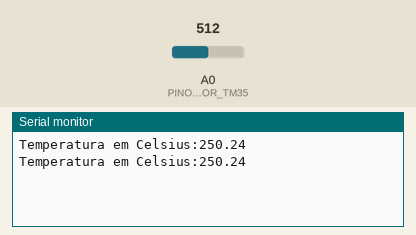
Simulated run of this sketch. Board: Arduino Uno, built with avr-gcc and run on an emulated ATmega328P. On the bench: the last lines printed to the serial monitor. The inputs (shaded band) are chosen by the test bench; at power-on: A0 (PINO_SENSOR_TM35) = 512.

Above: at 2.8 s.
2.9 s: A0 (PINO_SENSOR_TM35) set to 716
At 4.3 s:
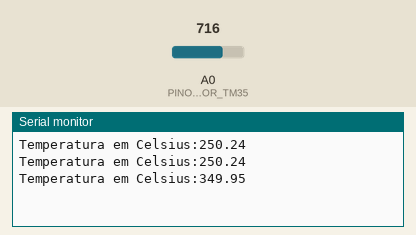
5.6 s: A0 (PINO_SENSOR_TM35) set to 900
At 7.1 s:
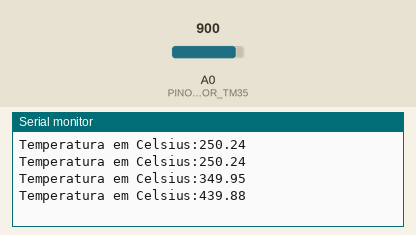
Timing chart, 0 to 8.6 s (numbered marks = the images above; inputs shaded):
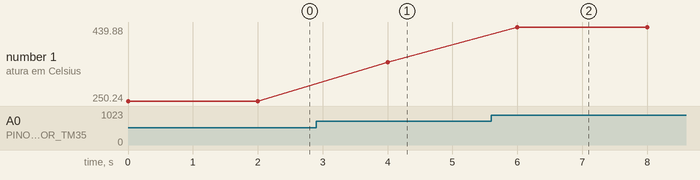

The sketch:

exercicio09.ino
```cpp
/**
 * CÓDIGO PARA ARDUINO (extensão .ino)
 *
 * 9. Faça um programa que leia o valor de um sensor de temperatura TM35, que
 * varia de 0 a 1023, onde 0 corresponde a 0 Volts e 1023 corresponde a 5 Volts.
 * Além disso, sabemos que 1ºC é igual a 10mV. Com isso, podemos considerar a
 * seguinte equação:
 *
 * Temperatura em ºC = (TM35 * (5V/1023)) / 10mV
 */

#define CINCO_VOLTS 5.0
#define FATOR_CINCO_VOLTS 1023
#define UM_GRAU_C_EM_VOLTS 0.01

#define PINO_SENSOR_TM35 0

void setup() {
  Serial.begin(9600);
}

void loop() {
  int sensorTM35;
  float temperaturaCelsius;

  sensorTM35 = analogRead(PINO_SENSOR_TM35);

  temperaturaCelsius = (sensorTM35 * (CINCO_VOLTS / FATOR_CINCO_VOLTS)) / UM_GRAU_C_EM_VOLTS;

  Serial.print("Temperatura em Celsius:");
  Serial.println(temperaturaCelsius);
  delay(2000);
}
```

exercicio01.c
```cpp
/**
 * 1.Escreva um programa que leia 3 valores reais: a, b, c.
 * Calcule e escreva a média aritmética.
 */

#include <stdio.h>

#define QTD_VALORES 3

int main() {
	float a, b,c,media;

	printf("Informe o valor de a: ");
	scanf("%f",&a);
	printf("Informe o valor de b: ");
	scanf("%f",&b);
	printf("Informe o valor de c: ");
	scanf("%f",&c);
	//ou
	printf("Informe os valores de a, b e c: ");
	scanf("%f %f %f", &a, &b, &c);

	media  = (a+b+c)/QTD_VALORES;

	printf("A media aritmetica eh: %.2f", media);

	getchar();
	return 0;
}
```

exercicio02.c
```cpp
#include <stdio.h>

int main() {
	float salario, gratif, imposto;

	printf("Informe seu salario-base:");
	scanf("%f", &salario);

	gratif = salario * 0.05;
	imposto = salario * 0.07;
	salario = salario + gratif - imposto;

	printf("O seu salario eh de : %.2f reais\n",salario);

	getchar();
	return 0;
}

/* Faça um programa que receba o salário-base de um funcionário,
calcule e mostre o salário a receber, sabendo-se que esse funcionário recebe gratificação
 de 5% sobre o salário-base e paga imposto de 7% sobre o salário-base.*/
```

exercicio03.c
```cpp
/**
 * 3. Faça um programa que receba o valor de um único depósito e o valor da taxa de juros do mês,
 * calcule e mostre o valor do rendimento e o valor final total depois do rendimento de um mês.
 */

#include <stdio.h>

int main() {
	float deposito, taxa, rendimento, valor_final;

	printf("Informe o valor do deposito: ");
	scanf("%f",&deposito);
	printf("Informe a taxa de juros do mes:");
	scanf("%f",&taxa);

	rendimento = deposito * (taxa/100);
	valor_final = deposito + rendimento;

	printf("Rendimento: %.2f\n",rendimento);
	printf("Valor Final: %.2f",valor_final);

	getchar();
	return 0;
}
```

exercicio04.c
```cpp
/**
 * 4. O custo ao consumidor de um carro novo é a soma do preço de fábrica com o percentual de lucro do distribuidor
 * e dos impostos aplicados ao preço de fábrica. Faça um programa na Linguagem C que receba o preço de fábrica de
 * um veículo, o percentual de lucro do distribuidor e o percentual de impostos. Calcule e mostre:
 *
 * a. O valor correspondente ao lucro do distribuidor;
 * b. O valor correspondente aos impostos;
 * c. O preço final do veículo.
 */

#include <stdio.h>
int main() {
	float valorFabrica, valorFinal, valorLucro, valorImposto, percentLucro, percentImposto;

	printf("Preco do Veiculo: ");
	scanf("%f",&valorFabrica);
	printf("Percentual de lucro do Distribuidor: ");
	scanf("%f",&percentLucro);
	printf("Percentual de Imposto: ");
	scanf("%f",&percentImposto);

	valorLucro = valorFabrica * (percentLucro/100);
	valorImposto = valorFabrica * (percentImposto/100);
	valorFinal = valorFabrica + valorLucro + valorImposto;

	printf("Valor Lucro do Distribuidor: %.2f\n",valorLucro);
	printf("Valor Imposto: %.2f\n",valorImposto);
	printf("Valor Final do Veiculo: %.2f\n",valorFinal);

	getchar();
	return 0;
}
```

exercicio06.c
```cpp
/*6- Para sabermos quanto vamos pagar pela conta de energia elétrica,
multiplicamos a potência do eletrodoméstico (watts) pelo número médio de
horas que o mesmo permanece ligado por dia. Sabendo-se que o quilowatt-hora (kwh)
custa R$ 0.39, faça um programa em linguagem C que receba a potência do
eletrodoméstico (watts),o tempo que ele fica ligado por dia (horas), calcule e mostre:
a. Quantos kwh o eletrodoméstico gasta num mês;
b. O valor, em reais, a ser pago num mês com desconto de 15%;
c. Quantos kwh o eletrodoméstico gasta num ano. */

#include <stdio.h>

int main()
{
	float potenciaW, potenciaKw, qtdHorasDia, kwhMes, kwhAno, valorAPagar;

	printf("Informe a potencia do eletrodomestico: ");
	scanf("%f",&potenciaW);
	printf("Informe o tempo que ele fica ligado por dia:");
	scanf("%f", &qtdHorasDia);

	potenciaKw = potenciaW / 1000;
	kwhMes = potenciaKw * qtdHorasDia * 30;
	valorAPagar = kwhMes * 0.39;

	// valorAPagar = valorAPagar - (valorAPagar * (15/100.0)); [desconto de 15%] OU
	// valorAPagar = valorAPagar * (85/100.0); [desconto de 15%, considerando 85% do valor a pagar] OU
	valorAPagar = valorAPagar * 0.85;

	// kwhAno = potenciaKW * qtdHorasDia * 365; [dias do ano] OU
	kwhAno = kwhMes * 12;

	printf("Gasto KWH no mes: %.2f \n",kwhMes);
	printf("Valor a ser pago com desconto: %.2f \n",valorAPagar);
	printf("Gasto KWH num ano: %.2f \n",kwhAno);

	getchar ();
	return 0;
}
```

exercicio07.c
```cpp
/**
 * 7. Faça um programa na linguagem C que receba o custo de um espetáculo teatral e o
 * preço do convite desse espetáculo. Esse programa deve calcular e mostrar a quantidade
 * de convites que devem ser vendidos para que pelo menos o custo do espetáculo seja
 * alcançado.
**/

#include <stdio.h> // Biblioteca dos comandos de E/S (I/O)
#include <math.h>  // Biblioteca para cálculos matemáticos

int main( )
{
    float valorEspetaculo, precoConvite;
    int qtdConvitesNecessaria;

    printf("Valor do espetaculo:");
    scanf ("%f", &valorEspetaculo);

    printf("Preco do convite:");
    scanf ("%f", &precoConvite);

    qtdConvitesNecessaria = ceil(valorEspetaculo / precoConvite);

    printf("\nQuantidade de convites: %i", qtdConvitesNecessaria);

    getchar();
    return 0;
}
```

exercicio08.c
```cpp
/**
 * 8. João recebeu seu salário e precisa pagar duas contas que estão atrasadas. Como as
 * contas estão atrasadas, João terá que pagar multa de 2% sobre cada conta. Faça um
 * programa que calcule e mostre quanto restará do salário do João.
**/

#include <stdio.h> // Biblioteca dos comandos de E/S (I/O)

#define FATOR_MULTA 1.02

int main( )
{
    float salario, conta1, conta2, salarioRestante;

    printf("Salario:");
    scanf ("%f", &salario);

    printf("Conta 1:");
    scanf ("%f", &conta1);

    printf("Conta 2:");
    scanf ("%f", &conta2);

    salarioRestante = salario - (conta1 * FATOR_MULTA + conta2 * FATOR_MULTA);

    printf("\nSalario restante: %.2f", salarioRestante);

    getchar();
    return 0;
}
```

exercicio09.c
```cpp
/**
 * 9. Faça um programa que leia o valor de um sensor de temperatura TM35, que
 * varia de 0 a 1023, onde 0 corresponde a 0 Volts e 1023 corresponde a 5 Volts.
 * Além disso, sabemos que 1ºC é igual a 10mV. Com isso, podemos considerar a
 * seguinte equação:
 *
 * Temperatura em ºC = (TM35 * (5V/1023)) / 10mV
 */

#include <stdio.h>  // Biblioteca dos comandos de E/S (I/O)

#define CINCO_VOLTS 5.0
#define FATOR_CINCO_VOLTS 1023
#define UM_GRAU_C_EM_VOLTS 0.01

int main( )
{
    int sensorTM35;
    float temperaturaCelsius;

    printf("Valor do sensor TM35: ");
    scanf ("%i", &sensorTM35);

    temperaturaCelsius = (sensorTM35 * (CINCO_VOLTS/FATOR_CINCO_VOLTS)) / UM_GRAU_C_EM_VOLTS;

    printf("Temperatura em Celsius: %.2f", temperaturaCelsius);

    getchar();
    return 0;
}
```

Measured:
- after the input at 2.9 s, the serial monitor: prints a new line after 1.1 s (image 1)
- after the input at 5.6 s, the serial monitor: prints a new line after 0.40 s (image 2)
- plotted number 1: 250.24 → 349.95 after the input at 2.9 s, 349.95 → 439.88 after the input at 5.6 s
